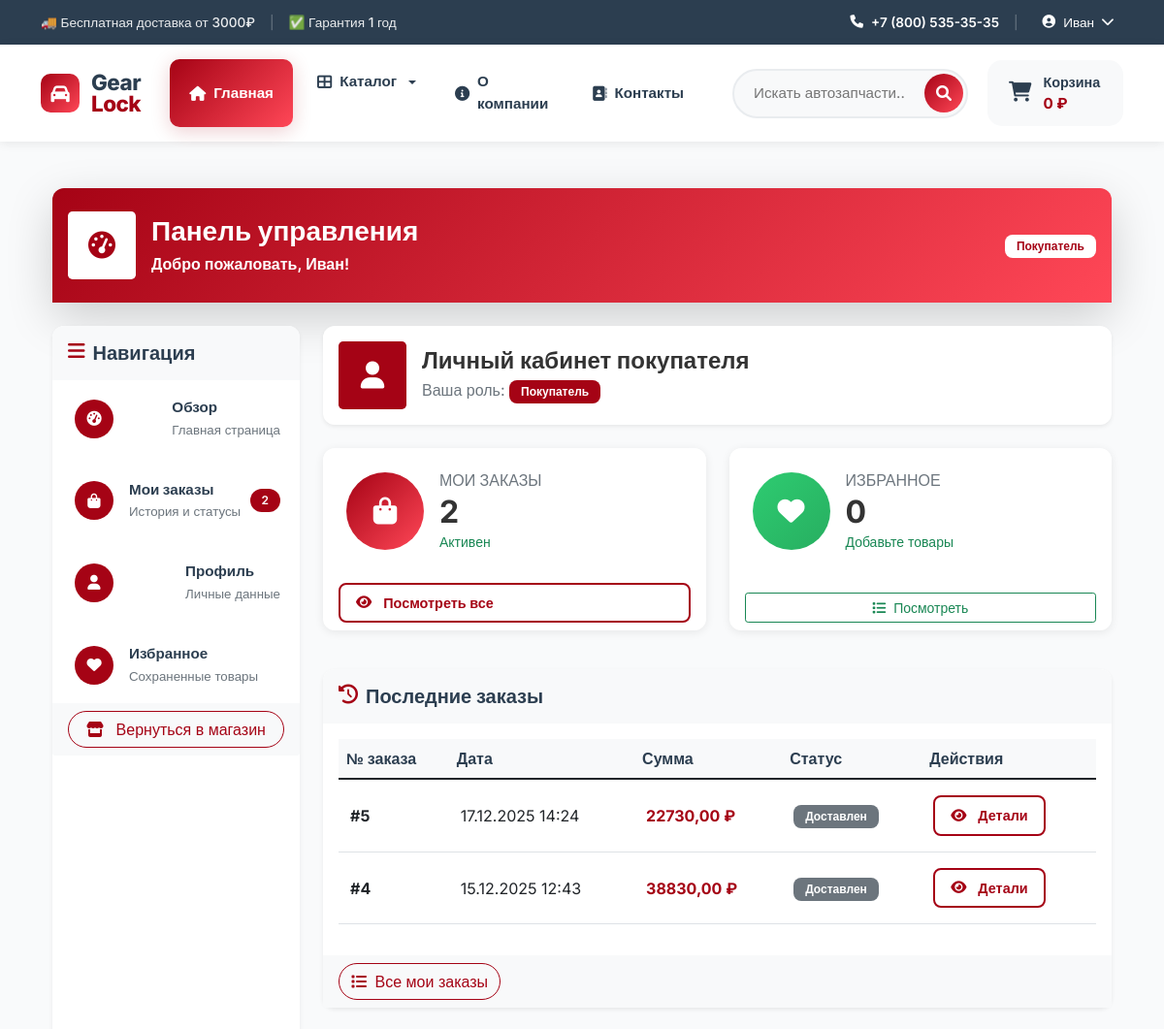
/users/dashboard/ (signed in, upper part), run on an earlier commit of the app's database.
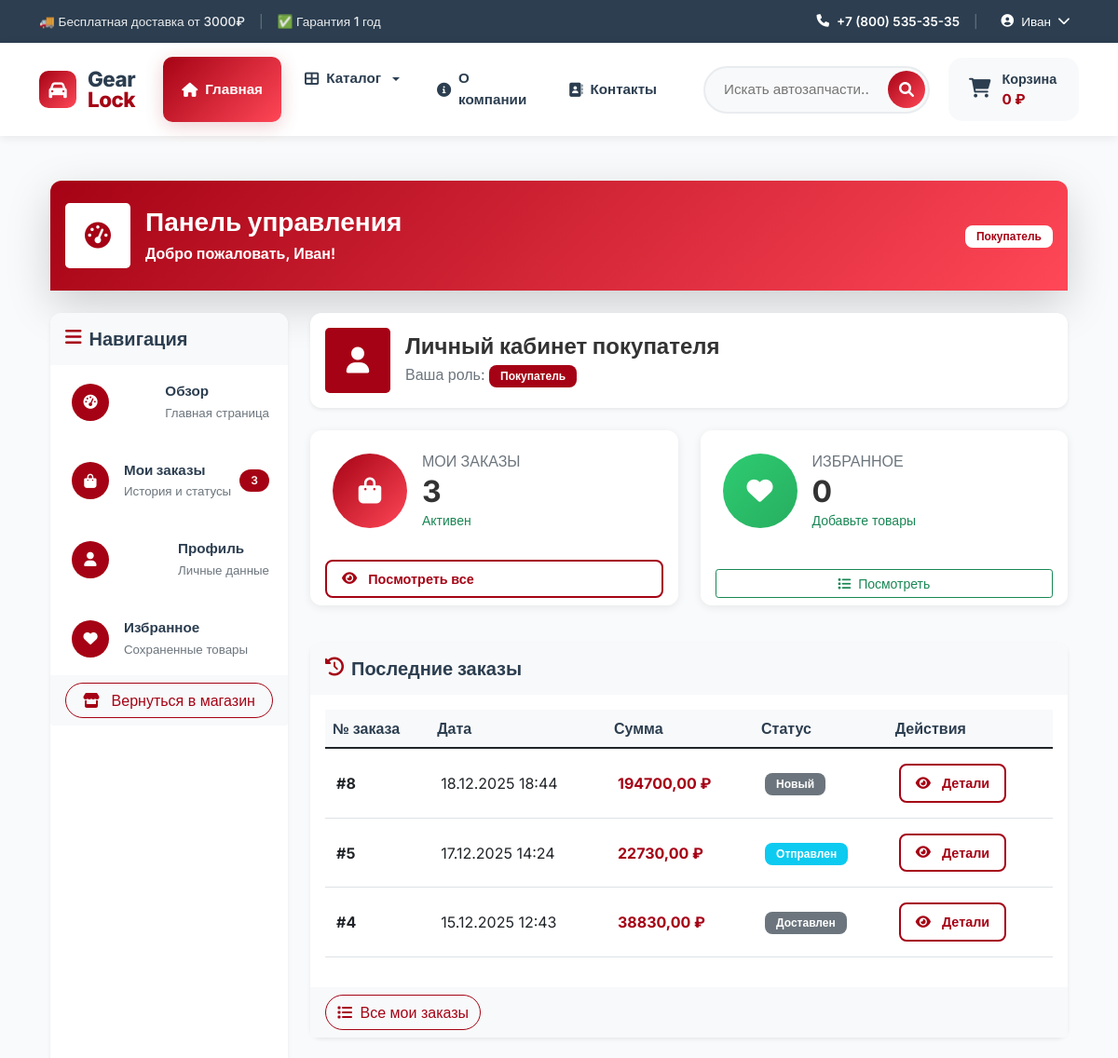
And on a later commit of the database.
### orders/models.py (models this page shows, shortened)
class Order(models.Model):
    STATUS_CHOICES = [
        ('new', 'Новый'),
        ('processing', 'В обработке'),
        ('shipped', 'Отправлен'),
        ('delivered', 'Доставлен'),
        ('cancelled', 'Отменен'),
    ]
    PAYMENT_CHOICES = [
        ('card', 'Карта онлайн'),
        ('cash', 'Наличные при получении'),
        ('bank', 'Банковский перевод'),
    ]
    user = models.ForeignKey(settings.AUTH_USER_MODEL,
                           on_delete=models.CASCADE,
                           related_name='orders', null=True, blank=True)
    email = models.EmailField('Email')
    phone = models.CharField('Телефон', max_length=20)
    first_name = models.CharField('Имя', max_length=100)
    last_name = models.CharField('Фамилия', max_length=100)
    address = models.TextField('Адрес доставки')
    city = models.CharField('Город', max_length=100)
    postal_code = models.CharField('Почтовый индекс', max_length=20)
    status = models.CharField('Статус', max_length=20,
                            choices=STATUS_CHOICES, default='new')
    payment_method = models.CharField('Способ оплаты', max_length=20,
                                    choices=PAYMENT_CHOICES)
    total_price = models.DecimalField('Общая сумма', max_digits=10,
                                    decimal_places=2)
    notes = models.TextField('Примечания', blank=True)
    created_at = models.DateTimeField('Дата создания', auto_now_add=True)
    updated_at = models.DateTimeField('Дата обновления', auto_now=True)
    class Meta:
        verbose_name = 'Заказ'
        verbose_name_plural = 'Заказы'
        ordering = ['-created_at']

### users/views.py (the view, shortened to what this page needs)
# urls.py: path('dashboard/', views.dashboard, name='dashboard'),
@login_required
def dashboard(request):
    context = {}
    user = request.user
    if user.role:
        is_customer = user.role.name == 'customer'
        is_manager = user.role.name == 'manager'
        is_content_manager = user.role.name == 'content_manager'
        is_admin = user.role.name == 'admin' or user.is_superuser
    else:
        is_customer = not user.is_staff and not user.is_superuser
        is_manager = user.is_staff and not user.is_superuser
        is_content_manager = user.is_staff and not user.is_superuser
        is_admin = user.is_superuser
    if is_customer:
        user_orders = Order.objects.filter(user=user)
        context['order_count'] = user_orders.count()
        context['recent_orders'] = user_orders.order_by('-created_at')[:5]
        context['user'] = user
        context['is_customer'] = True
    return render(request, 'users/dashboard.html', context)

### cart/cart.py (called while the page is built)
    def get_total_price(self):
        return sum(
            float(item['price']) * item['quantity']
            for item in self.cart.values()
        )

    def __len__(self):
        return sum(item['quantity'] for item in self.cart.values())

### cart/context_processors.py (called while the page is built)
def cart(request):
    return {'cart': Cart(request)}

### catalog/context_processors.py (called while the page is built)
def categories(request):
    main_categories = Category.objects.filter(
        parent__isnull=True
    ).exclude(
        slug=''
    ).exclude(
        slug__isnull=True
    ).prefetch_related('children').order_by('order', 'name')
    return {
        'categories': main_categories,
        'all_categories': Category.objects.exclude(slug='').exclude(slug__isnull=True)
    }

### users/models.py (called while the page is built)
    @property
    def is_customer(self):
        return self.role and self.role.name == 'customer'

    @property
    def is_manager(self):
        return self.role and self.role.name == 'manager'

    @property
    def is_content_manager(self):
        return self.role and self.role.name == 'content_manager'

    @property
    def is_admin_user(self):
        return self.role and self.role.name == 'admin'

### templates/users/dashboard.html (shortened to what the changed rows need)
{% extends 'base.html' %}
{% block content %}
<div class="container py-4">
    <div class="row mb-4">
        <div class="col-12">
            <div class="card border-0 shadow-lg">
                <div class="card-header bg-primary-gradient text-white py-4">
                    <div class="d-flex justify-content-between align-items-center">
                        <div class="d-flex align-items-center">
                            <div>
                                <h1 class="h3 fw-bold mb-1">Панель управления</h1>
                            </div>
                        </div>
                    </div>
                </div>
            </div>
        </div>
    </div>
    <div class="row">
        <div class="col-lg-3 mb-4">
            <div class="card border-0 shadow-sm h-100">
                <div class="list-group list-group-flush">
                    {% if user.is_customer %}
                        <a href="{% url 'orders:order_list' %}"
                           class="list-group-item list-group-item-action d-flex align-items-center">
                            <div class="icon-sm bg-primary bg-opacity-10  rounded-circle me-3">
                                <i class="fas fa-shopping-bag"></i>
                            </div>
                            <div class="flex-grow-1">
                                <div class="fw-bold">Мои заказы</div>
                                <small class="text-muted">История и статусы</small>
                            </div>
                            {% if order_count > 0 %}
                            <span class="badge bg-primary rounded-pill">{{ order_count }}</span>
                            {% endif %}
                        </a>
                    {% endif %}
                </div>
            </div>
        </div>
        <div class="col-lg-9">
            <div class="card border-0 shadow-sm mb-4">
                <div class="card-body">
                    <div class="d-flex align-items-center">
                        <div>
                            <h2 class="h4 fw-bold mb-1">
                                {% if user.is_customer %}
                                    Личный кабинет покупателя
                                {% elif user.is_manager %}
                                    Панель менеджера
                                {% elif user.is_content_manager %}
                                    Панель контент-менеджера
                                {% elif user.is_admin_user %}
                                    Панель администратора
                                {% endif %}
                            </h2>
                        </div>
                    </div>
                </div>
            </div>
            {% if user.is_customer %}
                <div class="row mb-4">
                    <div class="col-md-6 mb-3">
                        <div class="card border-0 shadow-hover h-100">
                            <div class="card-body p-4">
                                <div class="d-flex align-items-center">
                                    <div class="flex-shrink-0">
                                        <div class="icon-xl bg-primary-gradient text-white rounded-circle">
                                            <i class="fas fa-shopping-bag fs-3"></i>
                                        </div>
                                    </div>
                                    <div class="flex-grow-1 ms-3">
                                        <h6 class="text-muted text-uppercase mb-1">Мои заказы</h6>
                                        <h2 class="fw-bold mb-0">{{ order_count|default:"0" }}</h2>
                                        <small class="text-success">
                                            {% if recent_orders %}Активен{% else %}Еще нет заказов{% endif %}
                                        </small>
                                    </div>
                                </div>
                            </div>
                            <div class="card-footer bg-transparent border-0">
                                <a href="{% url 'orders:order_list' %}" class="btn btn-sm btn-outline-primary w-100">
                                    <i class="fas fa-eye me-1"></i> Посмотреть все
                                </a>
                            </div>
                        </div>
                    </div>
                    <div class="col-md-6 mb-3">
                        <div class="card border-0 shadow-hover h-100">
                            <div class="card-body p-4">
                                <div class="d-flex align-items-center">
                                    <div class="flex-shrink-0">
                                        <div class="icon-xl bg-success-gradient text-white rounded-circle">
                                            <i class="fas fa-heart fs-3"></i>
                                        </div>
                                    </div>
                                    <div class="flex-grow-1 ms-3">
                                        <h6 class="text-muted text-uppercase mb-1">Избранное</h6>
                                        <h2 class="fw-bold mb-0">{{ wishlist_count|default:"0" }}</h2>
                                        <small class="text-success">
                                            {% if wishlist_count %}Сохранили{% else %}Добавьте товары{% endif %}
                                        </small>
                                    </div>
                                </div>
                            </div>
                            <div class="card-footer bg-transparent border-0">
                                <a href="#" class="btn btn-sm btn-outline-success w-100">
                                    <i class="fas fa-list me-1"></i> Посмотреть
                                </a>
                            </div>
                        </div>
                    </div>
                </div>
                {% if recent_orders %}
                <div class="card border-0 shadow-sm mb-4">
                    <div class="card-header bg-light border-0 py-3">
                        <h5 class="fw-bold mb-0">
                            <i class="fas fa-history text-about me-2"></i>
                            Последние заказы
                        </h5>
                    </div>
                    <div class="card-body">
                        <div class="table-responsive">
                            <table class="table table-hover align-middle">
                                <thead class="table-light">
                                    <tr>
                                        <th class="border-0">№ заказа</th>
                                        <th class="border-0">Дата</th>
                                        <th class="border-0">Сумма</th>
                                        <th class="border-0">Статус</th>
                                        <th class="border-0">Действия</th>
                                    </tr>
                                </thead>
                                <tbody>
                                    {% for order in recent_orders %}
                                    <tr class="hover-row">
                                        <td class="fw-bold">#{{ order.id }}</td>
                                        <td>{{ order.created_at|date:"d.m.Y H:i" }}</td>
                                        <td class="fw-bold text-about">{{ order.total_price }} ₽</td>
                                        <td>
                                            <span class="badge
                                                {% if order.status == 'completed' %}bg-success
                                                {% elif order.status == 'processing' %}bg-primary
                                                {% elif order.status == 'shipped' %}bg-info
                                                {% elif order.status == 'cancelled' %}bg-danger
                                                {% else %}bg-secondary{% endif %}">
                                                {{ order.get_status_display }}
                                            </span>
                                        </td>
                                        <td>
                                            <a href="{% url 'orders:order_detail' order.id %}"
                                               class="btn btn-sm btn-outline-primary">
                                                <i class="fas fa-eye me-1"></i> Детали
                                            </a>
                                        </td>
                                    </tr>
                                    {% endfor %}
                                </tbody>
                            </table>
                        </div>
                    </div>
                    <div class="card-footer bg-light border-0">
                        <a href="{% url 'orders:order_list' %}" class="btn btn-outline-about">
                            <i class="fas fa-list me-1"></i> Все мои заказы
                        </a>
                    </div>
                </div>
                {% endif %}
            {% endif %}
        </div>
    </div>
</div>
{% endblock %}

What changed in the data, as far as the page shows it:
added Order: id "8", created_at "18.12.2025 18:44", total_price "194700,00", status "Новый"
changed Order id 5: status "Доставлен" → "Отправлен"
Also different on the page:
{{ order_count }}: "2" → "3"
{{ order_count|default:"0" }}: "2" → "3"
